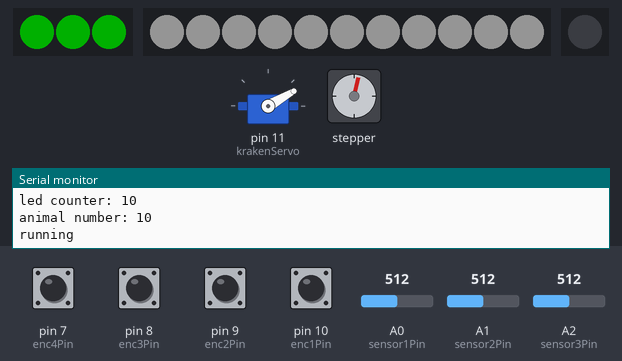
This sketch was run on a simulated Arduino Uno, built with avr-gcc and run on an emulated ATmega328P. Parts: 3 RGB LEDs in strip order, left to right, 11 RGB LEDs in strip order, left to right, 1 RGB LEDs in strip order, left to right, servo, stepper motor, the last lines printed to the serial monitor. Inputs (shaded band) come from the test bench; at power-on: pin 7 (enc4Pin), pin 8 (enc3Pin), pin 9 (enc2Pin), pin 10 (enc1Pin) HIGH, A0 (sensor1Pin) = 512, A1 (sensor2Pin) = 512, A2 (sensor3Pin) = 512. Dim RGB values are drawn brighter than linear; random numbers use the default seed unless the sketch sets one; stepper angles assume 513 steps per turn.

Above: at 1.4 s.
1.5 s: A0 (sensor1Pin) set to 317
4.4 s: A0 (sensor1Pin) set to 285
At 5.94 s:
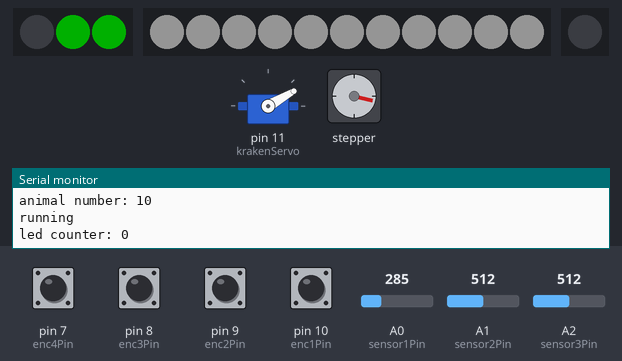
7.5 s: A0 (sensor1Pin) set to 306
At 8.0 s:
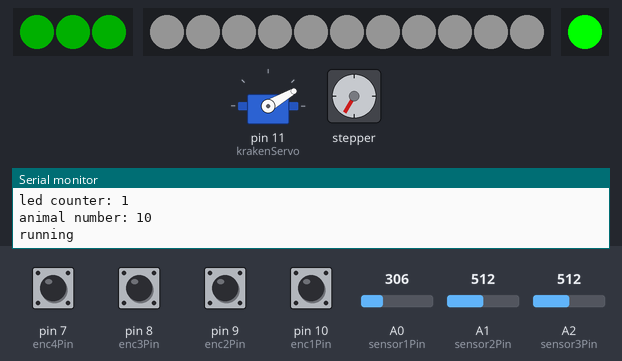
10.2 s: A1 (sensor2Pin) set to 307
13.3 s: A1 (sensor2Pin) set to 287
At 15.4 s:
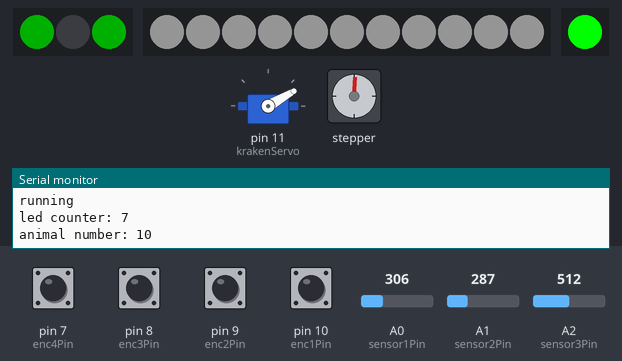
16.4 s: A1 (sensor2Pin) set to 306
At 17.0 s:
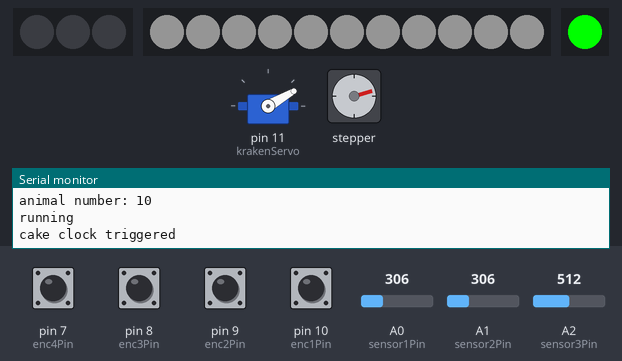
Timing chart, 0 to 20.0 s (numbered marks = the images above; inputs shaded):
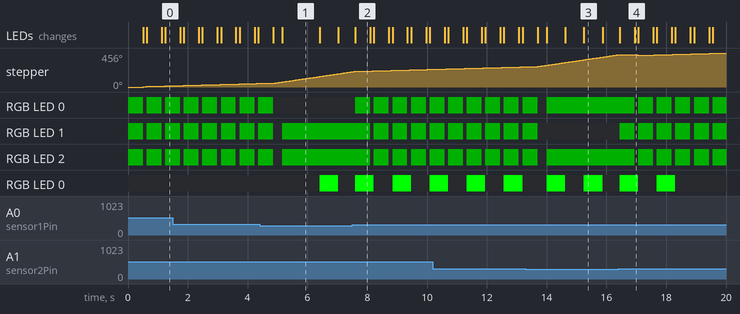

Measured:
- the behaviour switches between 301 and 300 on A0 (sensor1Pin) (found by bisection; images 0 and 1)
- the behaviour switches between 301 and 300 on A1 (sensor2Pin) (found by bisection; images 2 and 3)
- what the display in image 2 shows lasts 0.5 s, from 7.6 s to 8.1 s

The sketch:

FinalCode.ino
```cpp
#include <Wire.h>
#include <Adafruit_MotorShield.h>
#include "utility/Adafruit_MS_PWMServoDriver.h"
Adafruit_MotorShield AFMSbot(0x60); // rotary clock (no jumpers closed)
Adafruit_MotorShield AFMStop(0x61); // cake clock (rightmost jumper closed)

#include <Adafruit_NeoPixel.h>
#ifdef __AVR__
#include <avr/power.h>
#endif

#include <Servo.h>

// motor and LED setup code
Adafruit_StepperMotor *cakeMotor = AFMStop.getStepper(513, 1); //attached to M3 and M4 on the bottom motorshield
Adafruit_StepperMotor *rotaryMotor = AFMSbot.getStepper(513, 2); //attached to M1 and M2 on the top motershield
Adafruit_NeoPixel lighthouseLed = Adafruit_NeoPixel(1, 3, NEO_GRB + NEO_KHZ800);
Adafruit_NeoPixel sensorStrip = Adafruit_NeoPixel(3, 5, NEO_GRB + NEO_KHZ800);
Adafruit_NeoPixel animalStrip = Adafruit_NeoPixel(11, 6, NEO_GRB + NEO_KHZ800);

// initialize cake clock's IR distance sensors
int sensor1Pin = A0;
int sensor2Pin = A1;
int sensor3Pin = A2;
int sensor1Value = 0;
int sensor2Value = 0;
int sensor3Value = 0;

boolean isClockwise = true;   // direction of cakeMotor
int sensVals[3] = {0, 0, 0};  // array to record order sensors are triggered
int threshold = 300;          // threshold to trigger distance sensors
boolean cakeTriggered = false;// if cakeTriggered==true, rotary clock can be triggered

int animalledCounter = 0;
int animalNumber = -1;
unsigned long previousMillis = 0;
unsigned long currentMillis = 0;
unsigned long interval = 500;
int ledState = 0;

unsigned long lastWalk = 0;   //how long it's been since someone walked around the cake clock
//int rotaryThreshold = 5000;   //wait 5 seconds after face doesn't move to bring back to 12 position
int cakeTimeThreshold = 30000;    //wait 30 seconds after ppl stop walking around to stop moving

// rotary clock variables
boolean rotaryTriggered = false;
const int enc1Pin = 10;
const int enc2Pin = 9;
const int enc3Pin = 8;
const int enc4Pin = 7;

// sensor values. enc1 is far outer edge, enc4 is inner edge.
int enc1 = 0;
int enc2 = 0;
int enc3 = 0;
int enc4 = 0;

// what the encoder reads now and what it read on the last loop
byte encoderValue = B0000;
byte lastEncoderValue = B0000;

int clockNumber = 0;          // at 12 position

//krakuation variables
int krakenPin = A3;
int pressurePadValue = 500; //this puts it above the threshhold
int krakenThreshold = 350; //value read on the kraken pad to indicate that it has been stomped on
Servo krakenServo; //kraken servo
int inKrakenPos = 30; //good values for kracutation
int outKrakenPos = 55;
boolean lightHouseTriggered = false;

void setup() {
  // put your setup code here, to run once:
  Serial.begin(9600);
  AFMSbot.begin();
  AFMStop.begin();

  // cake clock setup code starts LEDs and cakeMotor
  sensorStrip.begin();
  sensorStrip.show();
  animalStrip.begin();
  animalStrip.show();
  cakeMotor->setSpeed(10);
  rotaryMotor->setSpeed(10);

//  lighthouse setup
  lighthouseLed.begin();
  lighthouseLed.show();
  krakenServo.attach(11); //kraken servo is attached to pwm pin 11
}

void loop() {
  Serial.println("running");
//   puts servo in correct position at beginning
  if (millis() < 2000) {
    krakenServo.write(inKrakenPos);
  }
  // read distance sensors
  sensor1Value = analogRead(sensor1Pin);
  sensor2Value = analogRead(sensor2Pin);
  sensor3Value = analogRead(sensor3Pin);

  // tests which sensors are on
{ if ((sensor1Value > threshold) && sensVals[0] == 0) {
      sensVals[0] = sensVals[0] + sensVals[1] + sensVals[2] + 1;
      sensorStrip.setPixelColor(0, sensorStrip.Color(0, 55, 0));
      sensorStrip.show();
    }
  }
{ if ((sensor2Value > threshold) && sensVals[1] == 0) {
      sensVals[1] = sensVals[0] + sensVals[1] + sensVals[2] + 1;
      sensorStrip.setPixelColor(1, sensorStrip.Color(0, 55, 0));
      sensorStrip.show();
    }
  }
{ if ((sensor3Value > threshold) && sensVals[2] == 0) {
      sensVals[2] = sensVals[0] + sensVals[1] + sensVals[2] + 1;
      sensorStrip.setPixelColor(2, sensorStrip.Color(0, 55, 0));
      sensorStrip.show();
    }
  }

  // switch to determine whether sensors were triggered CW or CCW
  if (sensVals[0] + sensVals[1] + sensVals[2] == 7) {
    if (sensVals[0] == 1) {
      if (sensVals[1] == 2) {
        isClockwise = true;
      }
      else {
        isClockwise = false;
      }
    }
    else if (sensVals[0] == 2) {
      if (sensVals[1] == 4) {
        isClockwise = true;
      }
      else {
        isClockwise = false;
      }
    }
    else if (sensVals[0] == 4) {
      if (sensVals[1] == 1) {
        isClockwise = true;
      }
      else {
        isClockwise = false;
      }
    }

    // resets sensor values after all 3 distance sensors are triggered
    sensVals[0] = 0;
    sensVals[1] = 0;
    sensVals[2] = 0;

    cakeTriggered = true;           // cake clock has been triggered

    delay(500);
    // turns on the LEDs corresponding to distance sensors that were triggered
    sensorStrip.setPixelColor(0, 0);
    sensorStrip.setPixelColor(1, 0);
    sensorStrip.setPixelColor(2, 0);
    sensorStrip.show();

    //animalNumber is now rotary puzzle solution
    if (animalNumber < 0) {
      animalNumber = random(11);
      Serial.println(animalNumber);
      for(int x = 0; x <= 11; x ++) {
        animalStrip.setPixelColor(x, animalStrip.Color(20, 20, 20));
      }
      animalStrip.show();
      animalledCounter = animalNumber;
    }

     lastWalk = millis(); // time that the person last triggered all 3 sensors
     Serial.println("cake clock triggered");
  }

//turns motor if cake clock has been triggered within cakeTimeThreshold
if ((millis() - lastWalk < cakeTimeThreshold) && cakeTriggered) {
  if (isClockwise) {
    cakeMotor->step(10, FORWARD, SINGLE);
  }
  else {
    cakeMotor->step(10, BACKWARD, SINGLE);
  }
}

  if (cakeTriggered) { //runs all of the rotary clock code
    Serial.print("led counter: ");
    Serial.println(animalledCounter);
    Serial.print("animal number: ");
    Serial.println(animalNumber);
    //makes the LED in the light house blink
      currentMillis = millis();
      if (animalledCounter < animalNumber) {

        if ((currentMillis - previousMillis) > interval) {
          previousMillis = millis();
          if (ledState == 0) {
            lighthouseLed.setPixelColor(0, lighthouseLed.Color(0, 255, 0));
            ledState = 1;
            lighthouseLed.show();
            Serial.println("led triggered");
          }
          else {
            lighthouseLed.setPixelColor(0, lighthouseLed.Color(0, 0, 0));
            ledState = 0;
            animalledCounter = animalledCounter + 1;
            lighthouseLed.show();
          }

        }
    }
    if ((animalledCounter == (animalNumber))) {
      if ((currentMillis - previousMillis) > (interval + 2000)) { //creates a long pause
        if (ledState == 1) {
          Serial.println("yay1");
          previousMillis = millis();
          ledState = 0;
          animalledCounter = 0;
        }
        else {
          Serial.println("yay2");
          lighthouseLed.setPixelColor(0, lighthouseLed.Color(0, 0, 0));
          lighthouseLed.show();
          previousMillis = millis();
          ledState = 1;
        }
      }
    }
    // read encoder reflectance sensors
    enc1 = digitalRead(enc1Pin);
    enc2 = digitalRead(enc2Pin);
    enc3 = digitalRead(enc3Pin);
    enc4 = digitalRead(enc4Pin);

    // condense sensor reads into a 4-bit binary number
    encoderValue = 1 * enc1 + 2 * enc2 + 4 * enc3 + 8 * enc4;

    switch (encoderValue) { // selects a number from 0-11 corresponding to sensor readings
      case B0000:
        clockNumber = 0;
        break;
      case B1000:
        clockNumber = 1;
        break;
      case B1100:
        clockNumber = 2;
        break;
      case B1110:
        clockNumber = 3;
        break;
      case B1111:
        clockNumber = 4;
        break;
      case B0111:
        clockNumber = 5;
        break;
      case B0011:
        clockNumber = 6;
        break;
      case B0001:
        clockNumber = 7;
        break;
      case B0101:
        clockNumber = 8;
        break;
      case B1101:
        clockNumber = 9;
        break;
      case B1001:
        clockNumber = 10;
        break;
      case B1011:
        clockNumber = 11;
        break;
  }
    if (clockNumber == animalNumber) { // we have achieved our goal
      //turns sensor LEDs blue
      sensorStrip.setPixelColor(0, sensorStrip.Color(0, 0, 50));
      sensorStrip.setPixelColor(1, sensorStrip.Color(0, 0, 50));
      sensorStrip.setPixelColor(2, sensorStrip.Color(0, 0, 50));
      sensorStrip.show();

      //lighthouse strip turns blue
      lighthouseLed.setPixelColor(0, lighthouseLed.Color(0, 0, 255));
      lighthouseLed.show();

      rotaryTriggered = true;
    }

    if (rotaryTriggered && (clockNumber != 0)){
      rotaryMotor->step(10, FORWARD, SINGLE);
    }
  } //end of just rotary clock code

//start of krackuation

if (rotaryTriggered && cakeTriggered) {
  pressurePadValue = analogRead(krakenPin);

  if (pressurePadValue >= krakenThreshold) {
    lighthouseLed.setPixelColor(0, lighthouseLed.Color(255, 100, 0));
    lighthouseLed.show();
    delay(1000); // pause before kractuation
    krakenServo.write(outKrakenPos);
    delay(200); //wait for the spring to get into position
    krakenServo.write(inKrakenPos);
    delay(2000);
    lightHouseTriggered = true;
  }

  if (lightHouseTriggered) { //resets everything
    cakeTriggered = false;
    rotaryTriggered = false;
    lightHouseTriggered = false;

    animalNumber = -1;
    sensVals[0] = 0;
    sensVals[1] = 0;
    sensVals[2] = 0;

    //turn all of the LEDs off
    lighthouseLed.setPixelColor(0, lighthouseLed.Color(0, 0, 0));
    lighthouseLed.show();
    for(int x = 0; x <= 11; x ++) {
        animalStrip.setPixelColor(x, animalStrip.Color(0, 0, 0));
    }
    animalStrip.show();
    sensorStrip.setPixelColor(0, 0);
    sensorStrip.setPixelColor(1, 0);
    sensorStrip.setPixelColor(2, 0);
    sensorStrip.show();
  }
}
}
```
